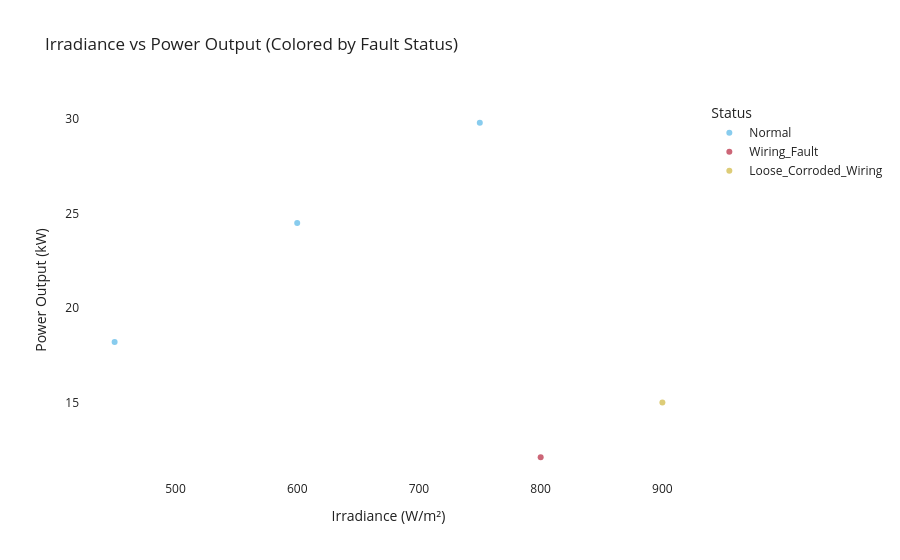

Notebook source saved alongside this figure:
### Code cell
# Interactive scatter: Irradiance vs Power Output, colored by status
fig_scatter = px.scatter(
    df_solar,
    x="irradiance_wm2",
    y="power_output_kw",
    color="status",
    hover_data=["site_id", "panel_temp_c"],
    title="Irradiance vs Power Output (Colored by Fault Status)",
    color_discrete_sequence=px.colors.qualitative.Safe
)

fig_scatter.update_layout(
    plot_bgcolor="#FFFFFF",
    paper_bgcolor="#FFFFFF",
    font=dict(color="#212121"),
    xaxis_title="Irradiance (W/m²)",
    yaxis_title="Power Output (kW)",
    legend_title="Status"
)
fig_scatter.show()

### Figure 1 — Plotly figure (JSON) as saved in the notebook; plotly's stock layout.template omitted (floating-point values rounded to 4 significant figures)
{"data": [{"customdata": [["SITE-01", 25.5], ["SITE-01", 28.1], ["SITE-02", 30]], "hovertemplate": "status=Normal<br>irradiance_wm2=%{x}<br>power_output_kw=%{y}<br>site_id=%{customdata[0]}<br>panel_temp_c=%{customdata[1]}<extra></extra>", "legendgroup": "Normal", "marker": {"color": "rgb(136, 204, 238)", "symbol": "circle"}, "mode": "markers", "name": "Normal", "orientation": "v", "showlegend": true, "type": "scatter", "x": [450, 600, 750], "xaxis": "x", "y": [18.2, 24.5, 29.8], "yaxis": "y"}, {"customdata": [["SITE-01", 32.4]], "hovertemplate": "status=Wiring_Fault<br>irradiance_wm2=%{x}<br>power_output_kw=%{y}<br>site_id=%{customdata[0]}<br>panel_temp_c=%{customdata[1]}<extra></extra>", "legendgroup": "Wiring_Fault", "marker": {"color": "rgb(204, 102, 119)", "symbol": "circle"}, "mode": "markers", "name": "Wiring_Fault", "orientation": "v", "showlegend": true, "type": "scatter", "x": [800], "xaxis": "x", "y": [12.1], "yaxis": "y"}, {"customdata": [["SITE-02", 35.2]], "hovertemplate": "status=Loose_Corroded_Wiring<br>irradiance_wm2=%{x}<br>power_output_kw=%{y}<br>site_id=%{customdata[0]}<br>panel_temp_c=%{customdata[1]}<extra></extra>", "legendgroup": "Loose_Corroded_Wiring", "marker": {"color": "rgb(221, 204, 119)", "symbol": "circle"}, "mode": "markers", "name": "Loose_Corroded_Wiring", "orientation": "v", "showlegend": true, "type": "scatter", "x": [900], "xaxis": "x", "y": [15.0], "yaxis": "y"}], "layout": {"font": {"color": "#212121"}, "legend": {"title": {"text": "Status"}, "tracegroupgap": 0}, "paper_bgcolor": "#FFFFFF", "plot_bgcolor": "#FFFFFF", "title": {"text": "Irradiance vs Power Output (Colored by Fault Status)"}, "xaxis": {"anchor": "y", "domain": [0, 1], "title": {"text": "Irradiance (W/m²)"}}, "yaxis": {"anchor": "x", "domain": [0, 1], "title": {"text": "Power Output (kW)"}}}}
